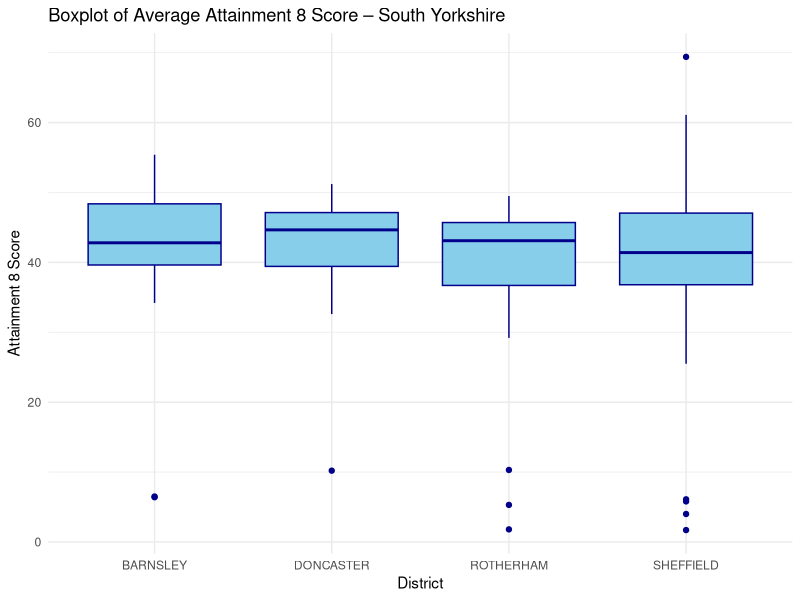
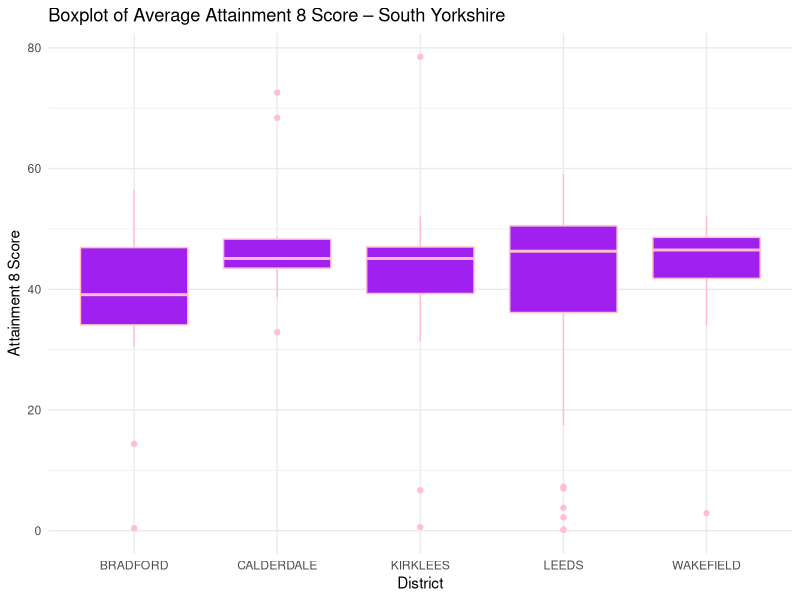
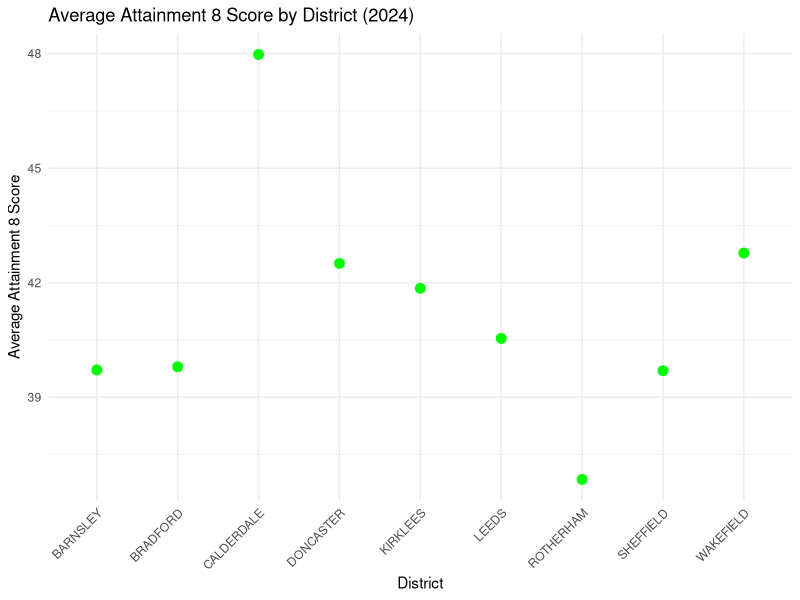

Here is the R script that generated these plots, in order:
library(tidyverse)
library(dplyr)
library(stringr)
library(readr)
library(lubridate)



school = read_csv('Cleaned Data/cleanSchool.csv')

south_yorkshire <- school %>%
  filter(County == "SOUTH YORKSHIRE") %>% 
  group_by(District)

west_yorkshire <- school %>%
  filter(County == "WEST YORKSHIRE") %>% 
  group_by(District)

district_scores <- school %>%
  group_by(District) %>%
  summarise(avg_score = mean(ATT8SCR, na.rm = TRUE)) 

ggplot(south_yorkshire, aes(x = District, y = ATT8SCR)) +
  geom_boxplot(fill = "skyblue", color = "darkblue") +
  labs(
    title = "Boxplot of Average Attainment 8 Score – South Yorkshire",
    x = "District",
    y = "Attainment 8 Score"
  ) +
  theme_minimal()

ggplot(west_yorkshire, aes(x = District, y = ATT8SCR)) +
  geom_boxplot(fill = "purple", color = "pink") +
  labs(
    title = "Boxplot of Average Attainment 8 Score – South Yorkshire",
    x = "District",
    y = "Attainment 8 Score"
  ) +
  theme_minimal()


ggplot(district_scores, aes(x = District, y = avg_score, group = 1)) +
  geom_point(size = 3, color = "green") +
  labs(
    title = "Average Attainment 8 Score by District (2024)",
    x = "District",
    y = "Average Attainment 8 Score"
  ) +
  theme_minimal() +
  theme(axis.text.x = element_text(angle = 45, hjust = 1))
